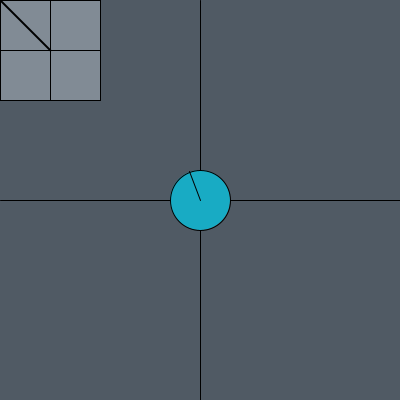
Frame 1 (no input)
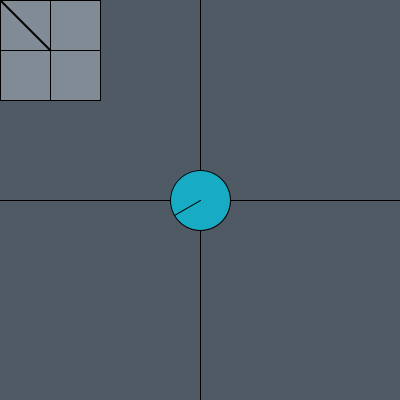
Frame 60 (the mouse pressed at the canvas centre just before this capture)
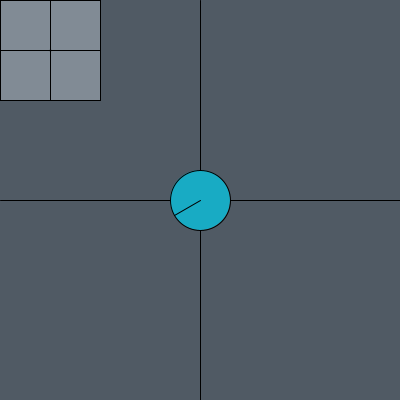
Frame 120 (the mouse held since frame 60 and released just before this capture)

The Processing sketch that drew these frames (run headless with seeded random() and noise(); from frame 60 on, the mouse is pressed at the canvas centre):

// Processing sketch: OptiFlowDirection
// ── OptiFlowDirection.pde

// Code by: Jan Neumann aka. Neumi
//          https://github.com/Neumi
// All code is published unter MIT license. Feel free to use!

float posX = 200;
float posY = 200;
float deg = 0;

int driftX = 0;
int driftY = 0;

int radius = 200; //radis in mm to center from sensors
float extent;

float trimFactorDeg = 0.1;

void setup() {

  size(400, 400);

  //noCursor();
  cursor(CROSS);
  
  someBasicCalc();
  
}

void draw() {
  background(80, 90, 100);
  strokeWeight(1);
  line(200, 0, 200, 400);
  line(0, 200, 400, 200);
  
  
  
  driftX = mouseX-200;
  driftY = mouseY-200;
  driftY = driftY*-1;
  
  
  calculatePos(driftX, driftY);
  
  drawRobot(posX, posY, deg);
  drawVectorCross(driftX, driftY);
}

void calculatePos(int driftX, int driftY) {
  deg = deg + driftX*trimFactorDeg;
  
  //posX = posX + ();
  
}


void drawRobot(float x, float y, float deg) {
  println(x);
  fill(24, 171, 196);
  ellipse(x, y, 60, 60);
  float cx = x;
  float cy = y;
  float h;
  int cr = 40;
  h = deg;
  h = h*-1;
  h = h + 90;
  strokeWeight(1);
  line((int)cx, (int)cy, (int)(cx+(cr-10)*cos(PI/180*h)), (int)(cy-(cr-10)*sin(PI/180*h)));
  
  
}

void drawVectorCross(float dirX, float dirY) {
  //dirX = dirX + 50; //to set on zero
  //dirY = dirY + 50; //to set on zero
  //dirY = dirY*-1;
  
  println("X: " + dirX);
  println("Y: " + dirY);
  
  dirY = dirY*-1;
  
  strokeWeight(1);
  fill(129, 139, 149);
  rect(0, 0, 100, 100);
  line(50, 0, 50, 100);
  line(0, 50, 100, 50);
  strokeWeight(2);
  line(50, 50, 50 + dirX, 50 + dirY);
}
// ── Stuff.pde
void someBasicCalc() {
  extent = 2*PI*radius;
  print("Umfang: ");
  println(extent);
}
